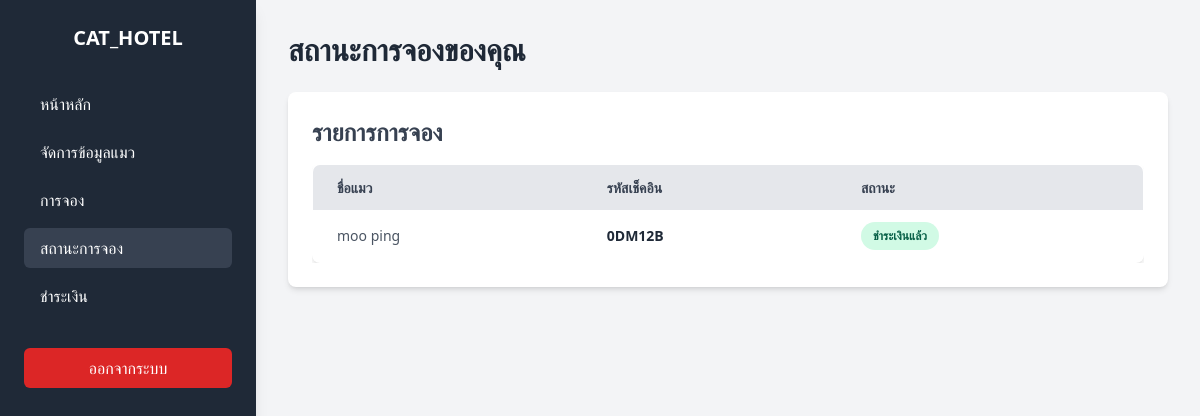
The page /user_reservations.php (signed in) on the database as committed earlier.
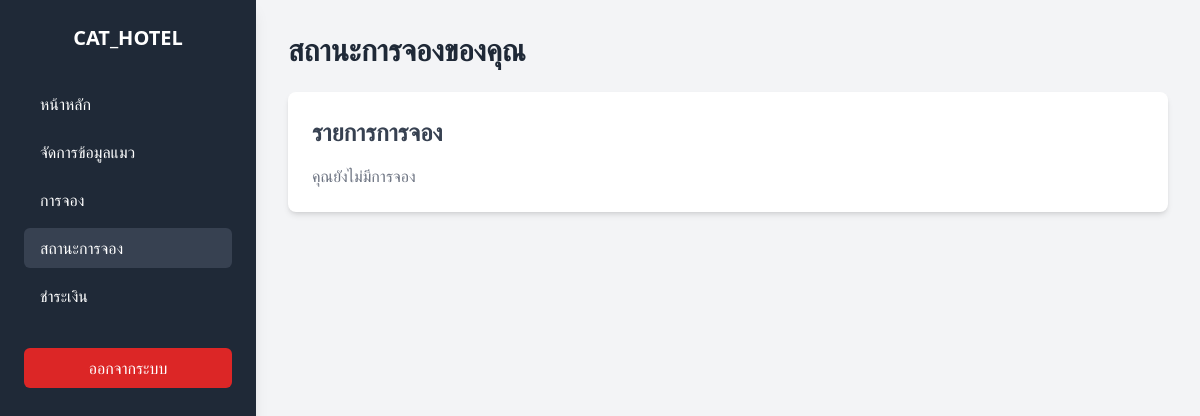
The same page on the database as committed later.
### tables this page shows
CREATE TABLE `reservations` (
  `id` int(11) NOT NULL,
  `customer_id` int(11) NOT NULL,
  `cat_id` int(11) NOT NULL,
  `room_id` int(11) NOT NULL,
  `date_from` date NOT NULL,
  `date_to` date NOT NULL,
  `total_cost` decimal(10,2) NOT NULL DEFAULT 0.00,
  `paid` tinyint(1) NOT NULL DEFAULT 0,
  `status` enum('pending','pending_approval','confirmed','cancelled','completed') NOT NULL DEFAULT 'pending',
  `checkin_code` varchar(10) DEFAULT NULL,
  `check_in` tinyint(1) NOT NULL DEFAULT 0,
  `check_out` tinyint(1) NOT NULL DEFAULT 0,
  `customer_name` varchar(255) NOT NULL,
  `cat_name` varchar(255) NOT NULL
);

CREATE TABLE `cats` (
  `id` int(11) NOT NULL,
  `user_id` int(11) NOT NULL,
  `name` varchar(100) NOT NULL,
  `color` varchar(50) DEFAULT NULL,
  `age` int(11) DEFAULT NULL,
  `gender` enum('male','female') NOT NULL
);

### user_reservations.php (the view, shortened to what this page needs)
<?php
$servername = "localhost";
$username = "root";
$password = "";
$dbname = "cathotel_db";
$conn = new mysqli($servername, $username, $password, $dbname);
$stmt = $conn->prepare("SELECT id FROM users WHERE username = ?");
$stmt->bind_param("s", $_SESSION['username']);
$stmt->execute();
$result = $stmt->get_result();
$user = $result->fetch_assoc();
$user_id = $user['id'];
$stmt = $conn->prepare("
    SELECT
        r.id,
        c.name AS cat_name,
        r.checkin_code,
        r.check_in,
        r.paid,
        r.status  /* เพิ่มบรรทัดนี้เพื่อดึงสถานะการจอง */
    FROM reservations r
    JOIN cats c ON r.cat_id = c.id
    WHERE r.customer_id = ?
    ORDER BY r.date_from DESC
");
$stmt->bind_param("i", $user_id);
$stmt->execute();
$result = $stmt->get_result();
$reservations = $result->fetch_all(MYSQLI_ASSOC);
?>
<!DOCTYPE html>
<html lang="th">
<head>
<script src="https://cdn.tailwindcss.com"></script>
</head>
<body class="bg-gray-100 font-sans">
<div class="flex min-h-screen">
    <aside class="w-64 bg-gray-800 text-white p-6 shadow-lg">
        <div class="text-xl font-semibold mb-8 text-center">CAT_HOTEL</div>
        <nav>
            <ul>
                <li class="mb-2"><a href="user_index.php" class="block w-full py-2 px-4 rounded-md hover:bg-gray-700">หน้าหลัก</a></li>
                <li class="mb-2"><a href="my_cats.php" class="block w-full py-2 px-4 rounded-md hover:bg-gray-700">จัดการข้อมูลแมว</a></li>
                <li class="mb-2"><a href="reservations.php" class="block w-full py-2 px-4 rounded-md hover:bg-gray-700">การจอง</a></li>
                <li class="mb-2"><a href="user_reservations.php" class="block w-full py-2 px-4 rounded-md bg-gray-700">สถานะการจอง</a></li>
                <li class="mb-2"><a href="payments.php" class="block w-full py-2 px-4 rounded-md hover:bg-gray-700">ชำระเงิน</a></li>
                <li class="mt-8"><a href="logout.php" class="block py-2 px-4 rounded-md bg-red-600 hover:bg-red-700 text-center">ออกจากระบบ</a></li>
            </ul>
        </nav>
    </aside>
    <main class="flex-1 p-8">
        <h2 class="text-3xl font-bold mb-6 text-gray-800">สถานะการจองของคุณ</h2>
        <div class="bg-white p-6 rounded-lg shadow-md my-6">
            <h3 class="text-2xl font-semibold mb-4 text-gray-700">รายการการจอง</h3>
            <?php if(count($reservations) > 0): ?>
                <div class="overflow-x-auto">
                    <table class="min-w-full border border-gray-300 rounded-lg overflow-hidden shadow-md">
                        <thead class="bg-gray-200">
                            <tr class="text-gray-700 uppercase text-sm leading-normal">
                                <th class="py-3 px-6 text-left">ชื่อแมว</th>
                                <th class="py-3 px-6 text-left">รหัสเช็คอิน</th>
                                <th class="py-3 px-6 text-left">สถานะ</th>
                            </tr>
                        </thead>
                        <tbody class="text-gray-600 text-sm font-light">
                            <?php foreach($reservations as $res): ?>
                            <tr class="border-b border-gray-200 hover:bg-gray-100">
                                <td class="py-3 px-6"><?php echo htmlspecialchars($res['cat_name']); ?></td>
                                <td class="py-3 px-6 font-bold text-gray-800"><?php echo htmlspecialchars($res['checkin_code'] ?? 'ไม่มีรหัส'); ?></td>
                                <td class="py-3 px-6">
                                    <?php if ($res['status'] === 'completed'): ?>
                                        <span class="status-badge completed">เช็คเอาท์แล้ว</span>
                                    <?php elseif ($res['check_in'] == 1): ?>
                                        <span class="status-badge checked-in">เช็คอินแล้ว</span>
                                    <?php elseif ($res['paid'] == 1): ?>
                                        <span class="status-badge confirmed">ชำระเงินแล้ว</span>
                                    <?php else: ?>
                                        <span class="status-badge pending">รอยืนยัน</span>
                                    <?php endif; ?>
                                </td>
                            </tr>
                            <?php endforeach; ?>
                        </tbody>
                    </table>
                </div>
            <?php else: ?>
                <p class="text-gray-500">คุณยังไม่มีการจอง</p>
            <?php endif; ?>
        </div>
    </main>
</div>
</body>
</html>

Rows that differ between the two databases and show on the page:
removed reservations: cat.name "moo ping", checkin_code "0DM12B", status "ชำระเงินแล้ว"
Other text that changed with them:
text no longer shown: "ชื่อแมว รหัสเช็คอิน สถานะ"
text now shown: "คุณยังไม่มีการจอง"
